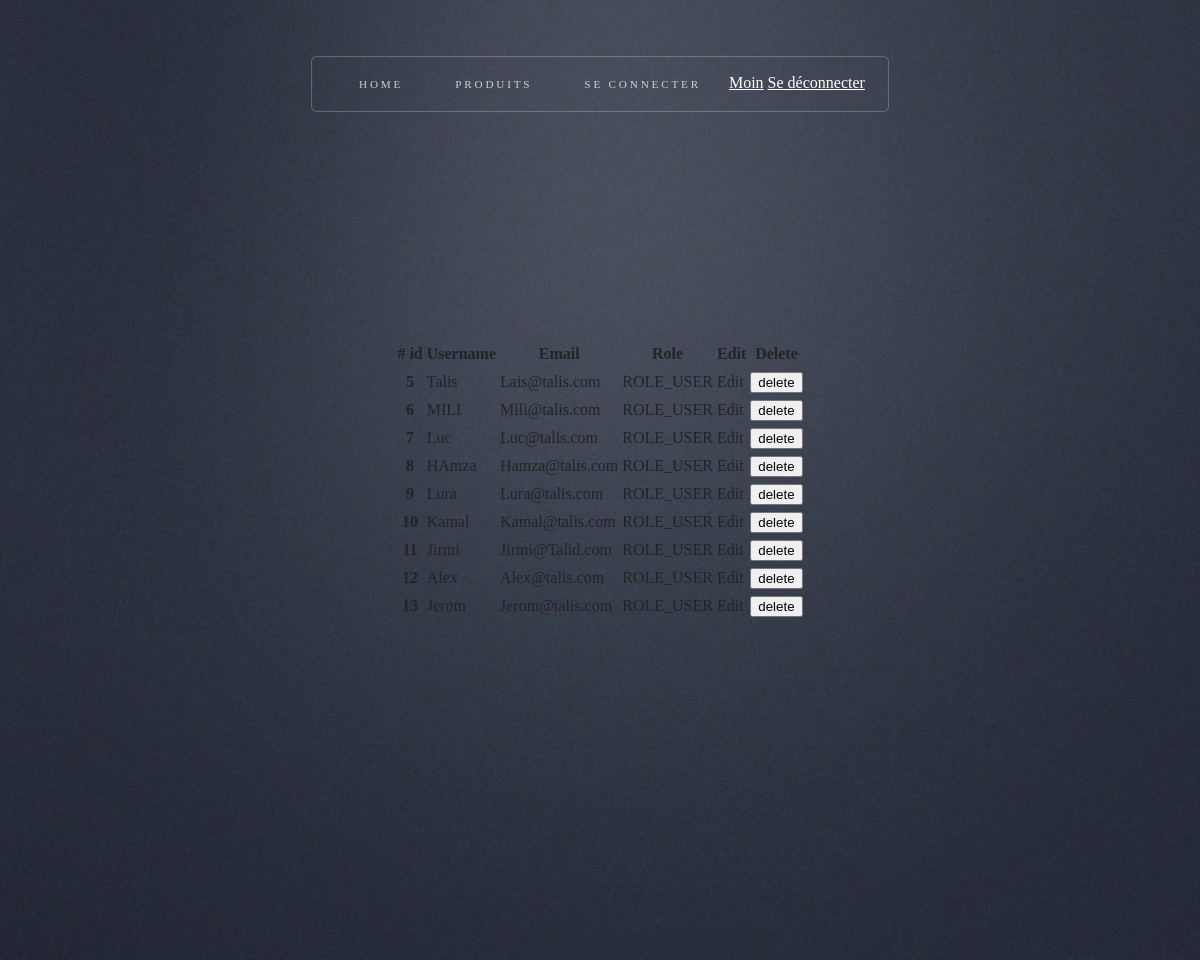
The page /admin.php (signed in) on the database its author committed.
### tables this page shows
CREATE TABLE IF NOT EXISTS `users` (
  `id` int(11) NOT NULL AUTO_INCREMENT,
  `username` varchar(255) NOT NULL,
  `email` varchar(255) NOT NULL,
  `password` varchar(16383) NOT NULL,
  `role` varchar(255) NOT NULL DEFAULT 'ROLE_USER',
  PRIMARY KEY (`id`),
  UNIQUE KEY `username` (`username`),
  UNIQUE KEY `email` (`email`)
);

### admin.php (the view, shortened to what this page needs)
<?php require 'inc/header.php'; ?>
<?php
if (!empty($_SESSION)) {
    $admin_id = $_SESSION['id'];
    $sqlAdmin = "SELECT * FROM users WHERE id = '{$admin_id}' AND role = 'ROLE_ADMIN'";
    $resultAdmin = $connect->query($sqlAdmin);
    if ($admin = $resultAdmin->fetch(PDO::FETCH_ASSOC)) {
        $sqlUsers = "SELECT * FROM users WHERE id != '{$admin_id}'";
        $users = $connect->query($sqlUsers)->fetchAll(PDO::FETCH_ASSOC);
?>
        <main class="px-3">
            <table class="table bg-light text-black">
                <thead>
                    <tr>
                        <th scope="col"># id</th>
                        <th scope="col">Username</th>
                        <th scope="col">Email</th>
                        <th scope="col">Role</th>
                        <th scope="col">Edit</th>
                        <th scope="col">Delete</th>
                    </tr>
                </thead>
                <tbody>
                    <?php
                    foreach ($users as $user) {
                    ?>
                        <tr>
                            <th scope="row"><?php echo $user['id'] ?></th>
                            <td><?php echo $user['username'] ?></td>
                            <td><?php echo $user['email'] ?></td>
                            <td><?php echo $user['role'] ?></td>
                            <td>Edit</td>
                            <td>
                                <form action="delete.php" method="post">
                                    <input type="submit" value="delete" name="delete">
                                </form>
                            </td>
                        </tr>
                    <?php
                    }
                    ?>
                </tbody>
            </table>
        </main>
<?php
    } else {
        echo "Cette page n'existe pas";
        echo "<a class='btn btn-light' href='index.php'>Retourner à la page d'accueil</a>";
    }
} else {
    echo "Cette page n'existe pas";
    echo "<a class='btn btn-light' href='index.php'>Retourner à la page d'accueil</a>";
}
?>

### assets/css/style.css (style rules this page uses)
html { box-sizing: border-box; }
input { width: 100%; text-size:20px; }

### rows shown on the page
users: id "5", username "Talis", email "Lais@talis.com", role "ROLE_USER"
users: id "6", username "MILI", email "Mili@talis.com", role "ROLE_USER"
users: id "7", username "Luc", email "Luc@talis.com", role "ROLE_USER"
users: id "8", username "HAmza", email "Hamza@talis.com", role "ROLE_USER"
users: id "9", username "Lura", email "Lura@talis.com", role "ROLE_USER"
users: id "10", username "Kamal", email "Kamal@talis.com", role "ROLE_USER"
users: id "11", username "Jirmi", email "Jirmi@Talid.com", role "ROLE_USER"
users: id "12", username "Alex", email "Alex@talis.com", role "ROLE_USER"
users: id "13", username "Jerom", email "Jerom@talis.com", role "ROLE_USER"

### other values the page prints
$_SESSION['username'] "Moin"
